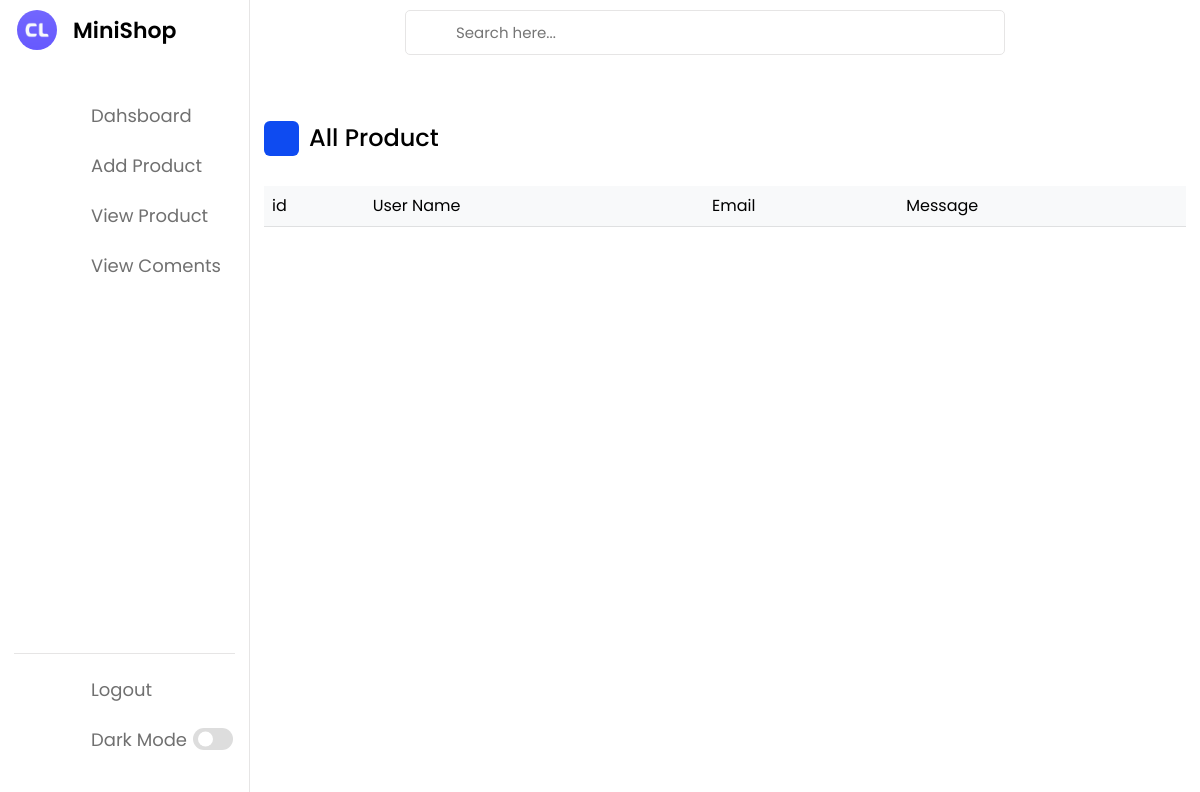
The app's page /ViewComents (signed in), older data.
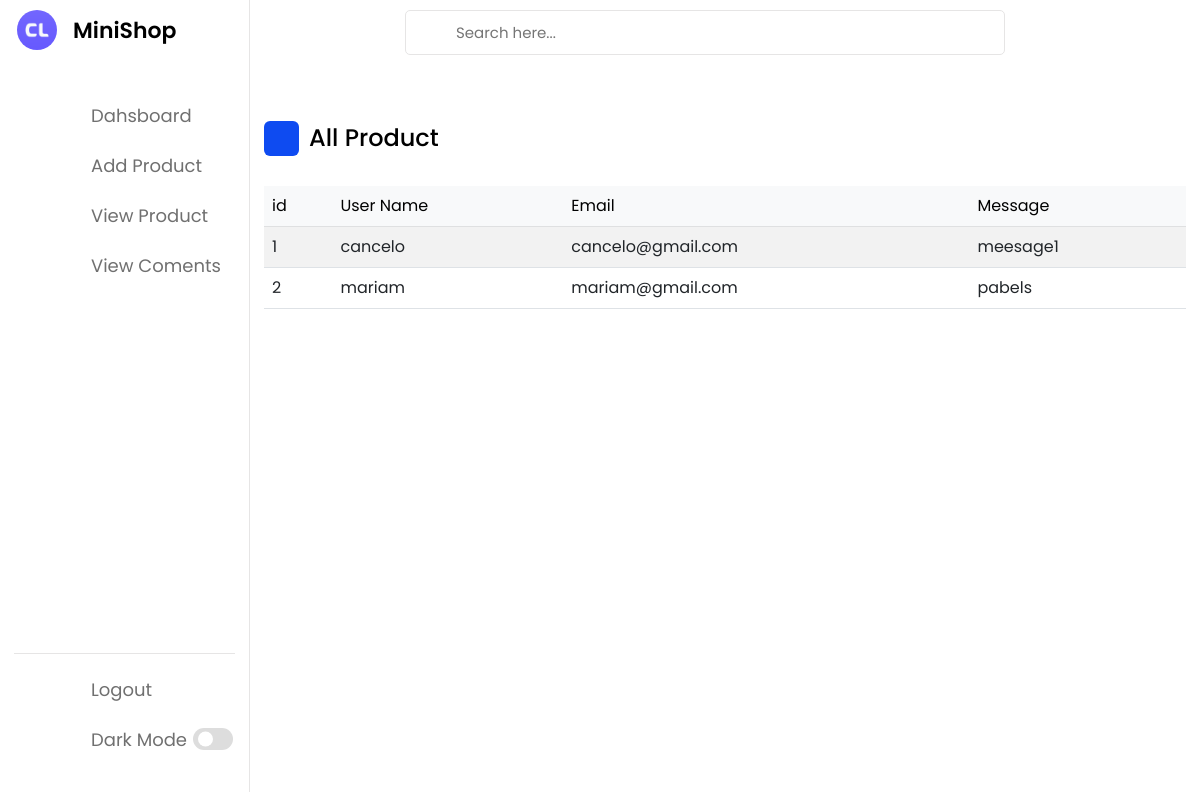
The same page, newer data.
### tables this page shows
CREATE TABLE comments(
    comment_id INTEGER PRIMARY KEY NOT NULL,
    user_id INTEGER NOT NULL,
    name TEXT NOT NULL,
    email TEXT NOT NULL,
    message TEXT NOT NULL,
    FOREIGN KEY(user_id) REFERENCES users
    );

### app.py (the view)
@app.route('/ViewComents')
def ViewComents():
    if 'username' in session:
        if session['adminRole']==1:
            comments = connection.execute('SELECT * FROM comments').fetchall()
            return render_template("ViewComents.html" ,comments=comments)
        else:
            return ("Not Found")
    else:
        return render_template("Login.html")

### templates/ViewComents.html (shortened to what this page needs)
<!DOCTYPE html>
<html lang="en">
<head>
    <link rel="stylesheet" href="../static/css/adminstyle.css">
    <link rel="stylesheet" href="../static/css/bootstrap.min.css">
    <link rel="stylesheet" href="https://unicons.iconscout.com/release/v4.0.0/css/line.css">
</head>
<body>
    <nav>
        <div class="logo-name">
            <div class="logo-image">
                <img src="../static/img2/logo.png" alt="">
            </div>
            <span class="logo_name">MiniShop</span>
        </div>
        <div class="menu-items">
            <ul class="nav-links">
                <li><a href="./adminDashborad">
                    <i class="uil uil-estate"></i>
                    <span class="link-name">Dahsboard</span>
                </a></li>
                <li><a href="./AddProduct">
                    <i class="uil uil-files-landscapes"></i>
                    <span class="link-name">Add Product</span>
                </a></li>
                <li><a href="./ViewProduct">
                    <i class="uil uil-chart"></i>
                    <span class="link-name">View Product</span>
                </a></li>
                <li><a href="./ViewComents">
                    <i class="uil uil-chart"></i>
                    <span class="link-name">View Coments</span>
                </a></li>
            </ul>
            <ul class="logout-mode">
                <li><a href="./Login">
                    <i class="uil uil-signout"></i>
                    <span class="link-name">Logout</span>
                </a></li>
                <li class="mode">
                    <a href="#">
                        <i class="uil uil-moon"></i>
                    <span class="link-name">Dark Mode</span>
                </a>
                <div class="mode-toggle">
                  <span class="switch"></span>
                </div>
            </li>
            </ul>
        </div>
    </nav>
    <section class="dashboard">
        <div class="top">
            <div class="search-box">
                <input type="text" placeholder="Search here...">
            </div>
        </div>
        <div class="dash-content">
            <div class="overview">
                <div class="title">
                    <i class="uil uil-tachometer-fast-alt"></i>
                    <span class="text">All Product</span>
                </div>
            </div>
            <div>
                <table class="table table-striped">
                    <thead>
                        <tr>
                            <td class="table-light">id</td>
                            <td class="table-light">User Name</td>
                            <td class="table-light">Email</td>
                            <td class="table-light">Message</td>
                        </tr>
                    </thead>
                    <tbody>
                        {% for comment in comments %}
                            <tr>
                                <td>{{comment.comment_id}}</td>
                                <td>{{comment.name}}</td>
                                <td>{{comment.email}}</td>
                                <td>{{comment.message}}</td>
                            </tr>
                        {% endfor %}
                    </tbody>
                </table>
            </div>
        </div>
    </section>
</body>
</html>

Row changes from the older to the newer data that the page shows:
added comments: comment_id "1", name "cancelo", email "cancelo@gmail.com", message "meesage1"
added comments: comment_id "2", name "mariam", email "mariam@gmail.com", message "pabels"
